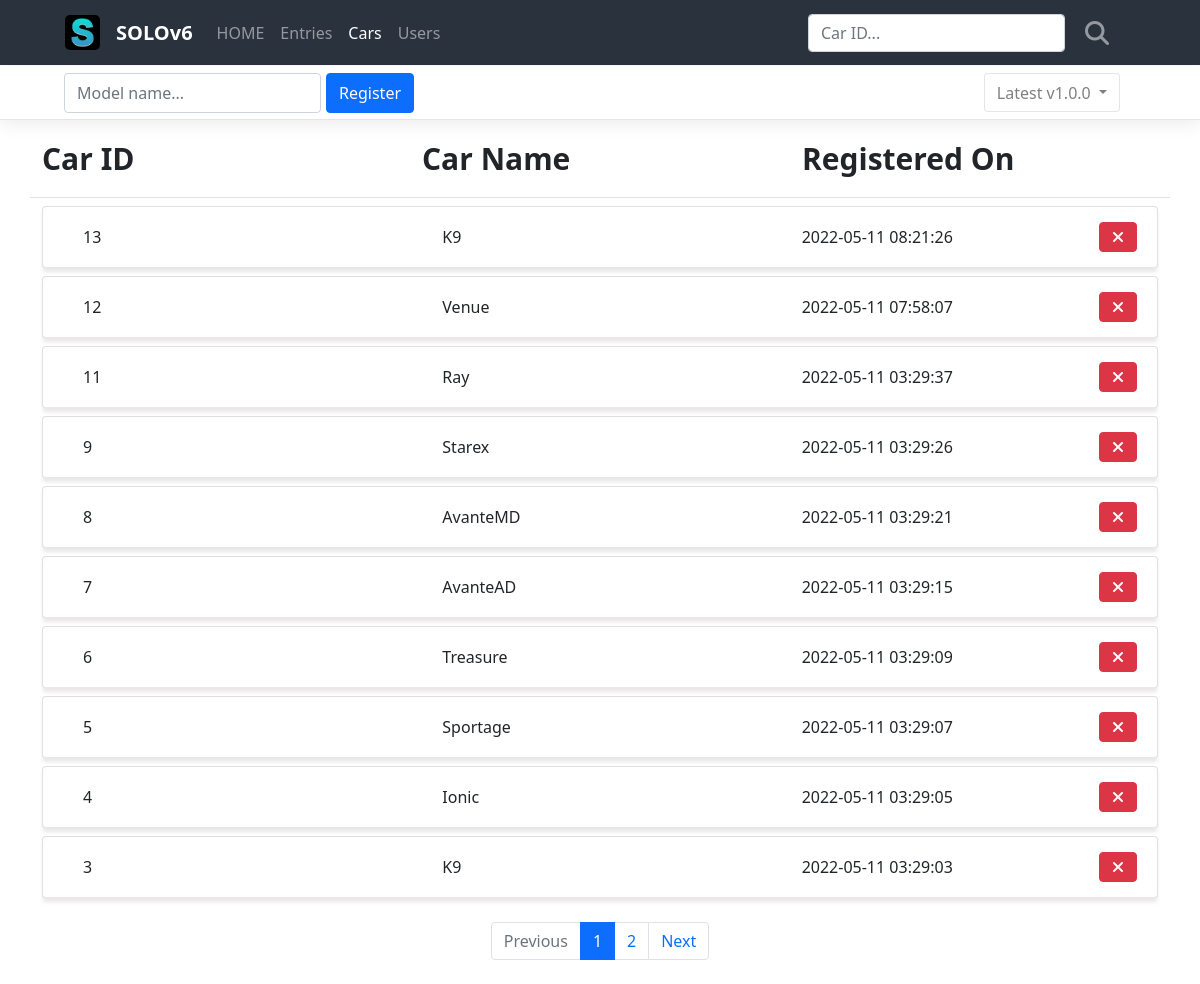
Screenshot of /cars/ with the database file from the repository.
### project/models/car.py (models this page shows, shortened)
class Car(db.Model):
    id = db.Column(db.Integer, primary_key=True)
    car_name = db.Column(db.String(10), nullable=False)
    registered_on = db.Column(db.DateTime(), default=func.now())

### project/routes/car_routes.py (the view)
@blueprint.route('/')
def cars():
    page = request.args.get('page', type=int, default=1)
    needle = request.args.get('needle', type=str, default='')
    car_list = CarModel.query.order_by(CarModel.registered_on.desc())
    if needle:
        car_list = car_list.filter(
            CarModel.id.ilike(needle)
        )
    car_list = car_list.paginate(page, per_page=10)
    return render_template('cars.html', car_list=car_list, page=page, needle=needle)

### project/__init__.py (called while the page is built)
def create_app():
    print('run: create_app()')
    app = Flask(__name__)
    ''' Flask Configs '''
    app.config.from_object(config)
    ''' DB INIT '''
    db.init_app(app)
    migrate.init_app(app, db, render_as_batch=True)
    from .models import car
    from .models import user
    ''' Routes INIT '''
    from project.routes import base_routes, auth_routes, car_routes
    app.register_blueprint(base_routes.blueprint)
    app.register_blueprint(auth_routes.blueprint)
    app.register_blueprint(car_routes.blueprint)
    ''' Rest-x INIT '''
    from project.apis import blueprint as api
    app.register_blueprint(api)
    ''' Request Hook '''
    @app.before_request
    def before_request():
        g.db = db.session
    @app.teardown_request
    def teardown_request(exception):
        if hasattr(g, 'db'):
            g.db.close()
    return app

### project/templates/cars.html (shortened to what this page needs)
<link rel="stylesheet" href="../static/css/cars.css">
{% extends 'base.html' %}
{% block content %}
<nav class="navbar navbar-expand-lg navbar-dark">
    <div class="container-fluid">
        <a class="navbar-logo" href="{{ url_for('base.index') }}">
            <img class="logo" src="../static/images/favicons.ico/favicon-96x96.png" alt="Logo" height="35" width="35">
        </a>
        <a class="navbar-brand" href="{{ url_for('base.index') }}">SOLOv6</a>
        <div class="collapse navbar-collapse" id="navbarSupportedContent">
            <ul class="navbar-nav me-auto mb-2 mb-lg-0">
                <li class="nav-item">
                    <a class="nav-link active" aria-current="page" href="{{ url_for('base.index') }}">HOME</a>
                </li>
                <li class="nav-item">
                    <a class="nav-link active" href="{{ url_for('base.index') }}">Entries</a>
                </li>
                <li class="nav-item">
                    <a class="nav-link active" href="{{ url_for('cars.cars') }}">Cars</a>
                </li>
                <li class="nav-item">
                    <a class="nav-link active" href="#">Users</a>
                </li>
            </ul>
            <form id="search-form" class="d-flex" action="{{ url_for('cars.cars') }}" method="get">
                <input id="needle search-needle" class="form-control me-2 search-form" type="text" name="needle" value="{{ needle or '' }}" placeholder="Car ID..." aria-label="Search">
                <button id="btn-search" class="btn search-btn" type="submit">
                    <i class="fa-solid fa-magnifying-glass fa-xl"></i>
                </button>
            </form>
        </div>
    </div>
</nav>
<div class="car-main">
    <div class="register-box">
        <div class="car-register-col">
            <form class="register-form" action="{{ url_for('cars.register') }}" method="post">
                <input class="form-control register-input" type="text" name="car_name" placeholder="Model name...">
                <button type="submit" class="btn btn-primary mb-3 register-btn">
                    Register
                </button>
            </form>
        </div>
        <div class="dropdown">
            <button class="btn btn-light dropdown-toggle" type="button" id="dropdownMenuButton1" data-bs-toggle="dropdown" aria-expanded="false">
                Latest v1.0.0
            </button>
        </div>
    </div>
    <div class="container car-list-box">
        <div class="row car-list-title-box border-bottom">
            <div class="col car-list-title my-3">
                Car ID
            </div>
            <div class="col car-list-title my-3">
                Car Name
            </div>
            <div class="col car-list-title my-3">
                Registered On
            </div>
        </div>
        {% if car_list %}
            {% for car in car_list.items %}
            <div class="card my-2">
                <div class="card-body">
                    <div class="row card-body-row">
                        <div class="col car-list-col">
                            {{ car.id }}
                        </div>
                        <div class="col car-list-col">
                            {{ car.car_name }}
                        </div>
                        <div class="col car-list-col">
                            {{ car.registered_on }}
                            <div class="cancel-box">
                                <form class="delete-form" action="{{ url_for('cars.delete') }}" method="post">
                                    <button type="submit" class="btn btn-danger mb-3 cancel-btn">
                                        <i class="fa-solid fa-xmark"></i>
                                    </button>
                                </form>
                            </div>
                        </div>
                    </div>
                </div>
            </div>
            {% endfor %}
        {% else %}
        <div class="row">
            <div class="col-12">
                <h2>❌ No Car Registered ❌</h2>
            </div>
        </div>
        {% endif %}
    </div>
</div>
<ul class="pagination my-4 justify-content-center">
    {% if car_list.has_prev %}
    <li class="page-item">
        <a class="page-link" href="?page={{ car_list.prev_num }}">Previous</a>
    </li>
    {% else %}
    <li class="page-item disabled">
        <a class="page-link" tabindex="-1" aria-disabled="true" href="javascript:void(0)">Previous</a>
    </li>
    {% endif %}
    {% for page_num in car_list.iter_pages() %}
    {% if page_num %}
    {% if page_num != car_list.page %}
    <li class="page-item">
        <a class="page-link" href="?page={{ page_num }}">{{ page_num }}</a>
    </li>
    {% else %}
    <li class="page-item active" aria-current="page">
        <a class="page-link" href="javascript:void(0)">{{ page_num }}</a>
    </li>
    {% endif %}
    {% else %}
    <li class="disabled">
        <a class="page-link" href="javascript:void(0)">...</a>
    </li>
    {% endif %}
    {% endfor %}
    {% if car_list.has_next %}
    <li class="page-item">
        <a class="page-link" href="?page={{ car_list.next_num }}">Next</a>
    </li>
    {% else %}
    <li class="page-item disabled">
        <a class="page-link" tabindex="-1" aria-disabled="true" href="javascript:void(0)">Next</a>
    </li>
    {% endif %}
</ul>
{% endblock %}

### project/templates/base.html (shortened to what this page needs)
<!DOCTYPE html>
<html lang="en">
<head>
    <link rel="stylesheet" href="{{ url_for('static', filename='css/bootstrap.min.css') }}">
    <link rel="stylesheet" href="https://cdnjs.cloudflare.com/ajax/libs/font-awesome/6.1.1/css/all.min.css">
    <link rel="stylesheet" href="{{ url_for('static', filename='css/styles.css') }}">
</head>
<body>
    {% block content %}
    {% endblock %}
</body>
</html>

### project/static/css/cars.css (style rules this page uses)
.navbar-nav .nav-item:nth-child(3) .nav-link { opacity: 1; }

### project/static/css/styles.css (style rules this page uses)
.navbar { position: fixed; top: 0; width: 100vw; height: 65px; padding-left: 53px; padding-right: 67px; z-index: 1; background-color: #2A323D; }
.navbar-brand { font-weight: 700; color: white; }
.navbar .container-fluid { height: 65px; }
.logo { border-radius: 5px; margin-right: 16px; }
.nav-link { color: white; opacity: 0.5; transition: opacity 0.3s ease-in-out; }
.d-flex { margin-top: 17px; }
.search-btn { color: white; opacity: 0.5; border: none; margin-left: 0; transition: color, opacity 0.2s ease-in-out; }
.car-main { margin-top: 66px; }
.register-box { display: flex; justify-content: space-between; align-items: center; padding-left: 64px; padding-right: 80px; width: 100vw; height: 54px; border-bottom: 1px solid rgba(0, 0, 0, 0.1); box-shadow: 0px 2px 20px rgb(234, 232, 232); }
.car-register-col { display: flex; align-items: center; justify-content: center; height: 54px; }
.register-form { display: flex; justify-content: center; align-items: center; height: 54px; margin: 0; }
.register-input { height: 40px; }
.register-btn { height: 40px; margin-top: 16px; margin-left: 5px; }
.dropdown-toggle { height: 39px; border: 1px solid rgba(0, 0, 0, 0.1); background-color: white; color: rgba(0, 0, 0, 0.5); }
.card { z-index: 0; }
.card-body { height: 60px; padding: 0; box-shadow: 0px 5px 4px rgb(233, 231, 231); }
.car-list-title { font-size: 30px; font-weight: 600; }
.car-list-col { display: flex; align-items: center; height: 60px; }
.car-list-col:nth-child(1) { margin-left: 40px; }
.car-list-col:nth-child(3) { display: flex; justify-content: space-between; margin-right: 20px; }
.delete-form { height: 30px; }
.cancel-box { display: flex; align-items: flex-end; }
.cancel-btn { margin-top: 8px; }

### rows the page displays
Car: id "13", car_name "K9", registered_on "2022-05-11 08:21:26"
Car: id "12", car_name "Venue", registered_on "2022-05-11 07:58:07"
Car: id "11", car_name "Ray", registered_on "2022-05-11 03:29:37"
Car: id "9", car_name "Starex", registered_on "2022-05-11 03:29:26"
Car: id "8", car_name "AvanteMD", registered_on "2022-05-11 03:29:21"
Car: id "7", car_name "AvanteAD", registered_on "2022-05-11 03:29:15"
Car: id "6", car_name "Treasure", registered_on "2022-05-11 03:29:09"
Car: id "5", car_name "Sportage", registered_on "2022-05-11 03:29:07"
Car: id "4", car_name "Ionic", registered_on "2022-05-11 03:29:05"
Car: id "3", car_name "K9", registered_on "2022-05-11 03:29:03"

### other values shown
{{ page_num }} "1"
{{ page_num }} "2"
